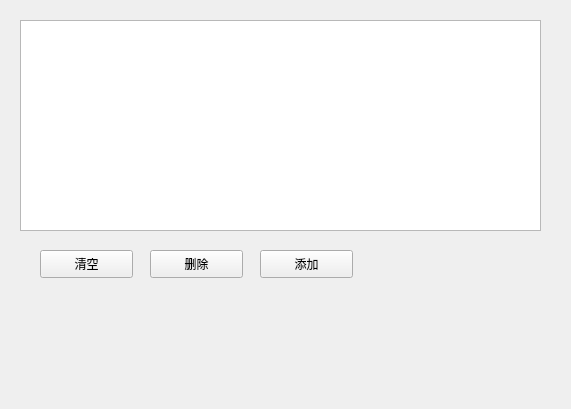
<?xml version="1.0" encoding="UTF-8"?>
<ui version="4.0">
 <class>Form</class>
 <widget class="QWidget" name="Form">
  <property name="geometry">
   <rect>
    <x>0</x>
    <y>0</y>
    <width>571</width>
    <height>409</height>
   </rect>
  </property>
  <property name="windowTitle">
   <string>Form</string>
  </property>
  <widget class="QListWidget" name="listWidget">
   <property name="geometry">
    <rect>
     <x>20</x>
     <y>20</y>
     <width>521</width>
     <height>211</height>
    </rect>
   </property>
  </widget>
  <widget class="QPushButton" name="pushButton">
   <property name="geometry">
    <rect>
     <x>40</x>
     <y>250</y>
     <width>93</width>
     <height>28</height>
    </rect>
   </property>
   <property name="text">
    <string>清空</string>
   </property>
  </widget>
  <widget class="QPushButton" name="pushButton_2">
   <property name="geometry">
    <rect>
     <x>150</x>
     <y>250</y>
     <width>93</width>
     <height>28</height>
    </rect>
   </property>
   <property name="text">
    <string>删除</string>
   </property>
  </widget>
  <widget class="QPushButton" name="pushButton_3">
   <property name="geometry">
    <rect>
     <x>260</x>
     <y>250</y>
     <width>93</width>
     <height>28</height>
    </rect>
   </property>
   <property name="text">
    <string>添加</string>
   </property>
  </widget>
 </widget>
 <resources/>
 <connections/>
</ui>
